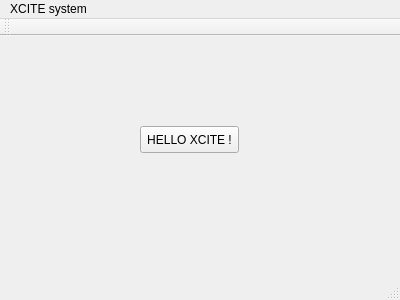
<?xml version="1.0" encoding="UTF-8"?>
<ui version="4.0">
 <class>Xcite</class>
 <widget class="QMainWindow" name="Xcite">
  <property name="geometry">
   <rect>
    <x>0</x>
    <y>0</y>
    <width>400</width>
    <height>300</height>
   </rect>
  </property>
  <property name="windowTitle">
   <string>Xcite</string>
  </property>
  <widget class="QWidget" name="centralWidget">
   <widget class="QPushButton" name="pushButton">
    <property name="geometry">
     <rect>
      <x>140</x>
      <y>90</y>
      <width>99</width>
      <height>27</height>
     </rect>
    </property>
    <property name="text">
     <string>HELLO XCITE !</string>
    </property>
   </widget>
  </widget>
  <widget class="QMenuBar" name="menuBar">
   <property name="geometry">
    <rect>
     <x>0</x>
     <y>0</y>
     <width>400</width>
     <height>25</height>
    </rect>
   </property>
   <widget class="QMenu" name="menuXCITE_system">
    <property name="title">
     <string>XCITE system</string>
    </property>
    <addaction name="actionExit"/>
   </widget>
   <addaction name="menuXCITE_system"/>
  </widget>
  <widget class="QToolBar" name="mainToolBar">
   <attribute name="toolBarArea">
    <enum>TopToolBarArea</enum>
   </attribute>
   <attribute name="toolBarBreak">
    <bool>false</bool>
   </attribute>
  </widget>
  <widget class="QStatusBar" name="statusBar"/>
  <action name="actionExit">
   <property name="text">
    <string>Exit</string>
   </property>
  </action>
 </widget>
 <layoutdefault spacing="6" margin="11"/>
 <resources/>
 <connections/>
</ui>
